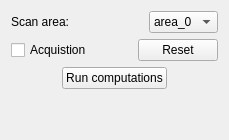
              <widget class="QWidget" name="tab">
               <attribute name="title">
                <string>Bone scan</string>
               </attribute>
               <layout class="QVBoxLayout" name="verticalLayout_15">
                <item>
                 <layout class="QHBoxLayout" name="horizontalLayout_17">
                  <item>
                   <widget class="QLabel" name="label_12">
                    <property name="text">
                     <string>Scan area:</string>
                    </property>
                   </widget>
                  </item>
                  <item>
                   <spacer name="horizontalSpacer_15">
                    <property name="orientation">
                     <enum>Qt::Horizontal</enum>
                    </property>
                    <property name="sizeHint" stdset="0">
                     <size>
                      <width>40</width>
                      <height>20</height>
                     </size>
                    </property>
                   </spacer>
                  </item>
                  <item>
                   <widget class="QComboBox" name="comboBox_ScapulaScan_area">
                    <item>
                     <property name="text">
                      <string>area_0</string>
                     </property>
                    </item>
                    <item>
                     <property name="text">
                      <string>area_1</string>
                     </property>
                    </item>
                    <item>
                     <property name="text">
                      <string>area_2</string>
                     </property>
                    </item>
                   </widget>
                  </item>
                 </layout>
                </item>
                <item>
                 <layout class="QHBoxLayout" name="horizontalLayout_18">
                  <item>
                   <widget class="QCheckBox" name="checkBox_ScapulaScan_acq">
                    <property name="text">
                     <string>Acquistion</string>
                    </property>
                   </widget>
                  </item>
                  <item>
                   <spacer name="horizontalSpacer_16">
                    <property name="orientation">
                     <enum>Qt::Horizontal</enum>
                    </property>
                    <property name="sizeHint" stdset="0">
                     <size>
                      <width>40</width>
                      <height>20</height>
                     </size>
                    </property>
                   </spacer>
                  </item>
                  <item>
                   <widget class="QPushButton" name="pushButton_ScapulaScan_reset">
                    <property name="text">
                     <string>Reset</string>
                    </property>
                   </widget>
                  </item>
                 </layout>
                </item>
                <item>
                 <layout class="QHBoxLayout" name="horizontalLayout_28">
                  <item>
                   <spacer name="horizontalSpacer_17">
                    <property name="orientation">
                     <enum>Qt::Horizontal</enum>
                    </property>
                    <property name="sizeHint" stdset="0">
                     <size>
                      <width>40</width>
                      <height>20</height>
                     </size>
                    </property>
                   </spacer>
                  </item>
                  <item>
                   <widget class="QPushButton" name="pushButton_ScapulaScan_run">
                    <property name="text">
                     <string>Run computations</string>
                    </property>
                   </widget>
                  </item>
                  <item>
                   <spacer name="horizontalSpacer_22">
                    <property name="orientation">
                     <enum>Qt::Horizontal</enum>
                    </property>
                    <property name="sizeHint" stdset="0">
                     <size>
                      <width>40</width>
                      <height>20</height>
                     </size>
                    </property>
                   </spacer>
                  </item>
                 </layout>
                </item>
                <item>
                 <spacer name="verticalSpacer_5">
                  <property name="orientation">
                   <enum>Qt::Vertical</enum>
                  </property>
                  <property name="sizeHint" stdset="0">
                   <size>
                    <width>20</width>
                    <height>40</height>
                   </size>
                  </property>
                 </spacer>
                </item>
               </layout>
              </widget>
